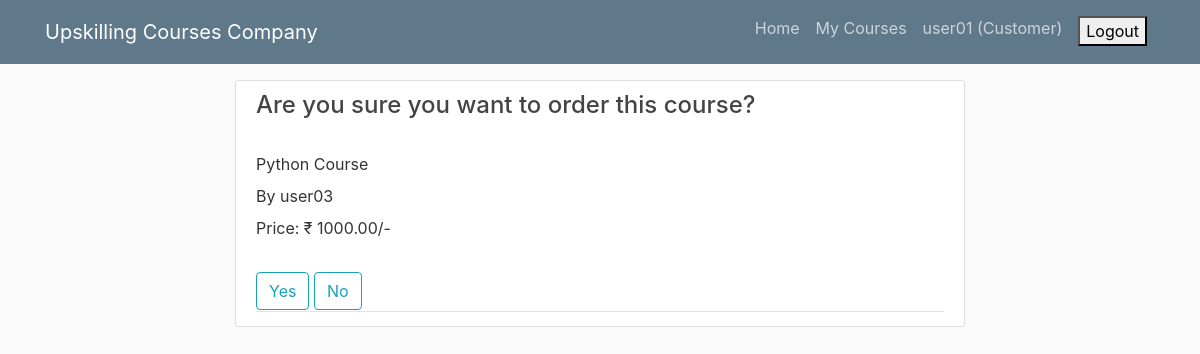
The page /orders/createorder/1/ (signed in) on the database its author committed.
### accounts/models.py (models this page shows)
class User(AbstractUser):
    is_admin = models.BooleanField(default=False)
    is_customer = models.BooleanField(default=False)
    is_customerexecutive = models.BooleanField(default=False)
    is_salesexecutive = models.BooleanField(default=False)
    username = models.CharField(unique=True, max_length=100)
    email = models.EmailField(max_length=100)
    first_name = models.CharField(max_length=100)
    last_name = models.CharField(max_length=100)

class SalesExecutive(models.Model):
    user = models.OneToOneField(User, on_delete=models.CASCADE, primary_key=True)
    username = models.CharField(unique=True, max_length=100)
    email = models.EmailField(max_length=100)
    first_name = models.CharField(max_length=100)
    last_name = models.CharField(max_length=100)
    def __str__(self):
        return str(self.user)

### products/models.py (models this page shows, shortened)
class Product(models.Model):
    product_id      = models.IntegerField(primary_key=True)
    product_name    = models.CharField(max_length=100)
    product_price   = models.DecimalField(max_digits=6, decimal_places=2)
    product_seller  = models.ForeignKey(SalesExecutive, on_delete=models.CASCADE)

### orders/views.py (the view, shortened to what this page needs)
# urls.py: path('createorder/<product_id>/', create_order, name='createorder'),
@login_required(login_url="/accounts/login/")
def create_order(request, product_id):
    product = Product.objects.get(product_id=product_id)
    logged_in_user = get_object_or_404(Customer, username=str(request.user))
    email = Email.objects.get(email_id=1)
    gst = GST.objects.get(id=1)
    return render(request, 'orders/customers/createorder.html', {'product':product})

### orders/templates/orders/customers/createorder.html (shortened to what this page needs)
{% extends 'base.html' %}
{% block content %}
    <article class="media content-section">
        <div class="media-body">
            <div class="article-metadata">
                <form action="{% url 'orders:createorder' product_id=product.product_id %}" method="POST">
                    <h4>Are you sure you want to order this course?</h4><br>
                    <label>{{ product.product_name }}</label><br>
                    <label>By {{ product.product_seller }}</label><br>
                    <label>Price: ₹ {{ product.product_price }}/-</label><br><br>
                    <input class="btn btn-outline-info" type="submit" value="Yes">
                    <a class="btn btn-outline-info" href="{% url 'products:home' %}">No</a>
                </form>
            </div>
        </div>
    </article>
{% endblock %}

### templates/base.html (shortened to what this page needs)
{% load static %}
<!DOCTYPE html>
<html>
<head>
    <link rel="stylesheet" href="https://maxcdn.bootstrapcdn.com/bootstrap/4.0.0/css/bootstrap.min.css">
    <link rel="stylesheet" type="text/css" href="{% static 'style.css' %}">
</head>
<body>
    <header class="site-header">
        <nav class="navbar navbar-expand-md navbar-dark bg-steel fixed-top">
            <div class="container">
                <a class="navbar-brand mr-4" href="{% url 'products:home' %}">Upskilling Courses Company</a>
                <div class="collapse navbar-collapse" id="navbarToggle">
                    <div class="navbar-nav">
                        {% if user.is_customer %}
                            <a class="nav-item nav-link" href="{% url 'products:home' %}">Home</a>
                            <a class="nav-item nav-link" href="{% url 'orders:mycourses' %}">My Courses</a>
                            <label class="nav-item nav-link">{{ request.user }} (Customer)</label>
                            <form class="nav-item nav-link" action="{% url 'accounts:logout' %}" method="POST">
                                <button type="submit">Logout</button>
                            </form>
                        {% else %}
                                <a class="nav-item nav-link" href="{% url 'accounts:login' %}">Login</a>
                                <a class="nav-item nav-link" href="{% url 'accounts:signup' %}">Signup</a>
                        {% endif %}
                    </div>
                </div>
            </div>
        </nav>
    </header>
    <main role="main" class="container">
        <div class="row">
            <div class="col-sm-8 mx-auto">
                {% block content %}{% endblock %}
            </div>
        </div>
    </main>
</body>
</html>

### static/style.css (style rules this page uses)
body { background: #fafafa; color: #333333; margin-top: 5rem; }
h1, h2, h3, h4, h5, h6 { color: #444444; }
.bg-steel { background-color: #5f788a; }
.site-header .navbar-nav .nav-link { color: #cbd5db; }
.content-section { background: #ffffff; padding: 10px 20px; border: 1px solid #dddddd; border-radius: 3px; margin-bottom: 20px; }
.article-metadata { padding-bottom: 1px; margin-bottom: 4px; border-bottom: 1px solid #e3e3e3 }

### rows shown on the page
User: user "user01"
Product: product_name "Python Course", product_seller "user03", product_price "1000.00"
